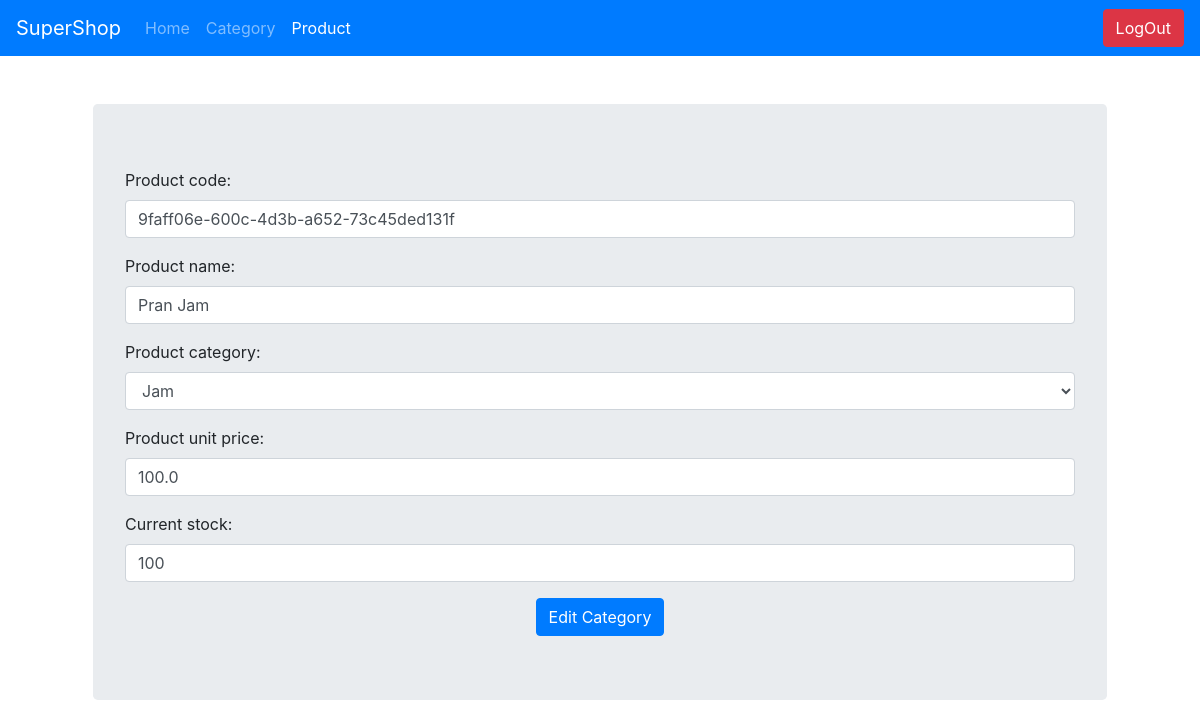
The page /supershop_admin/product/edit__1/ (signed in) on the database as committed earlier.
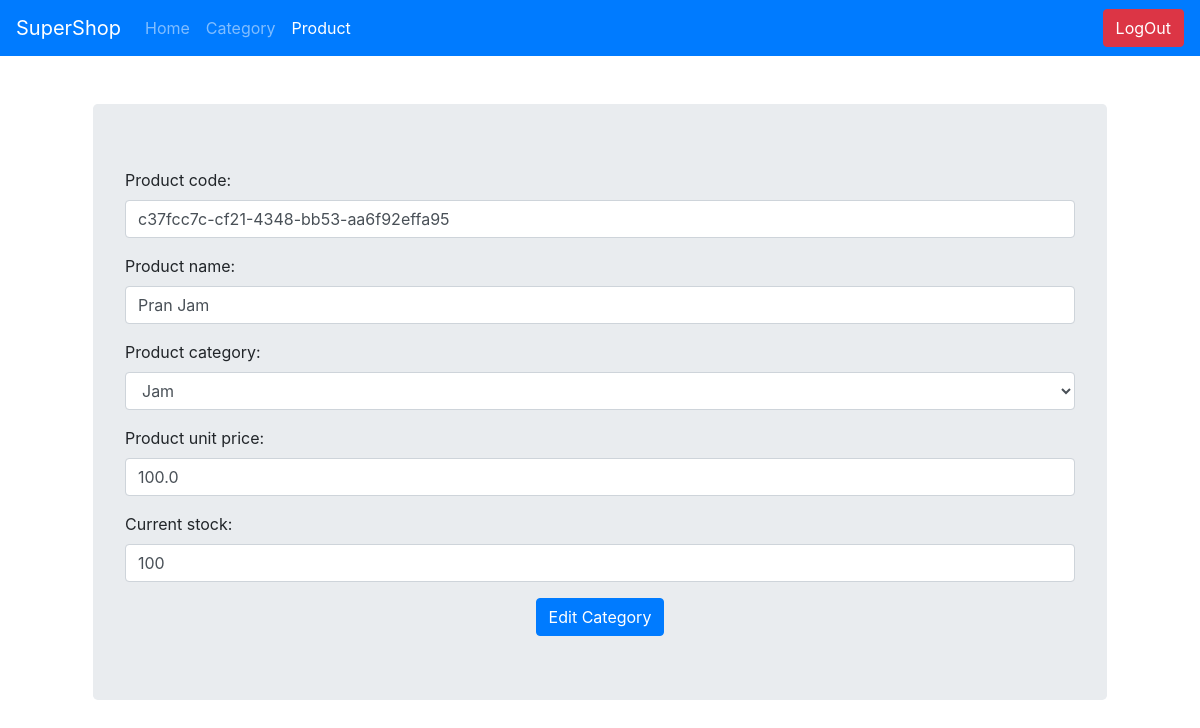
The same page on the database as committed later.
### supershop_app/models.py (models this page shows, shortened)
class Product(models.Model):
    id = models.AutoField(primary_key=True)
    product_code = models.UUIDField(default=uuid.uuid4)
    product_name = models.CharField(max_length=255, blank=False, null=False, unique=True)
    product_category = models.ForeignKey(ProductCategory, on_delete=models.CASCADE)
    product_unit_price = models.FloatField(default=0.0)
    current_stock = models.IntegerField(default=0)

### supershop_app/views.py (the view, shortened to what this page needs)
# urls.py: path('supershop_admin/product/<str:ops>/', views.admin_product_operation, name="admin_product_operation"),
@login_required(login_url='/supershop_admin/')
def admin_product_operation(request, ops):
    if request.method == "POST":
        if ops == 'add':
            form = ProductForm(request.POST)
            if form.is_valid():
                messages.success(request, "Succesfully added.")
                form.save()
            else:
                messages.error(request, "Something Went Wrong.")
            return redirect("/supershop_admin/product/add/")
        elif 'edit' in ops:
            cat_id = ops.split('__')[-1]
            cat = models.Product.objects.filter(pk=cat_id).first()
            form = ProductEditForm(request.POST, instance=cat)
            if form.is_valid():
                form.save()
                messages.success(request, "Succesfully Updated.")
            else:
                messages.error(request, "Something Went Wrong.")
            return redirect("/supershop_admin/category/view/")
        elif 'delete' in ops:
            prod_id = ops.split('__')[-1]
            cat = models.Product.objects.filter(pk=prod_id).delete()
            return JsonResponse(1, safe=False)
    elif request.method == 'GET':
        if ops == 'add':
            form = ProductForm()
            return render(request, "all_forms.html",
                          context={"is_logged_in": request.user.is_authenticated,
                                   "form": form,
                                   "title": "Add Product",
                                   "admin": 1,
                                   'logout': request.user.is_authenticated,
                                   "btn_name": "ADD Product",
                                   "admin_product": "active"})
        elif 'edit' in ops:
            prod_id = ops.split('__')[-1]
            prod = models.Product.objects.filter(pk=prod_id).first()
            form = ProductEditForm(initial={"product_code": prod.product_code,
                                            "product_name": prod.product_name,
                                            "product_category": prod.product_category,
                                            "product_unit_price": prod.product_unit_price,
                                            "current_stock": prod.current_stock
                                            })
            return render(request, "all_forms.html",
                          context={'is_logged_in': request.user.is_authenticated,
                                   "form": form,
                                   "title": "Edit Category",
                                   "admin": 1,
                                   'logout': request.user.is_authenticated,
                                   "btn_name": "Edit Category",
                                   "admin_product": "active"})
        else:
            return redirect("admin_product")

### supershop_app/forms.py
class ProductEditForm(forms.ModelForm):
    product_name = forms.CharField(max_length=255, required=True,
                                   widget=forms.TextInput(attrs={'class': 'form-control'}))
    product_code = forms.CharField(max_length=255, required=True,
                                   widget=forms.TextInput(attrs={'class': 'form-control'}))
    product_category = forms.ModelChoiceField(queryset=ProductCategory.objects.all(), required=True,
                                              widget=forms.Select(attrs={'class': 'form-control'}))
    product_unit_price = forms.CharField(max_length=255, required=True,
                                         widget=forms.TextInput(attrs={'class': 'form-control'}))
    current_stock = forms.CharField(max_length=255, required=True,
                                    widget=forms.TextInput(attrs={'class': 'form-control'}))
    class Meta:
        model = ProductCategory
        fields = ('product_code', 'product_name', 'product_category', 'product_unit_price', 'current_stock')

### supershop_app/models.py (called while the page is built)
    def __str__(self):
        return self.category_name

### supershop_app/templates/supershop_app/all_forms.html (shortened to what this page needs)
{% extends 'base.html' %}
{% load static %}
{% block content %}
    <div class="container">
        <div class="jumbotron m-5">
            <form method="post">
                <div class="justify-center">
                    {{ form.as_p }}
                </div>
                <div class="text-center">
                    <button class="btn btn-primary">{{ btn_name }}</button>
                </div>
            </form>
        </div>
    </div>
{% endblock %}

Rows that differ between the two databases and show on the page:
changed Product "Pran Jam": product_code "9faff06e-600c-4d3b-a652-73c45ded131f" → "c37fcc7c-cf21-4348-bb53-aa6f92effa95"
